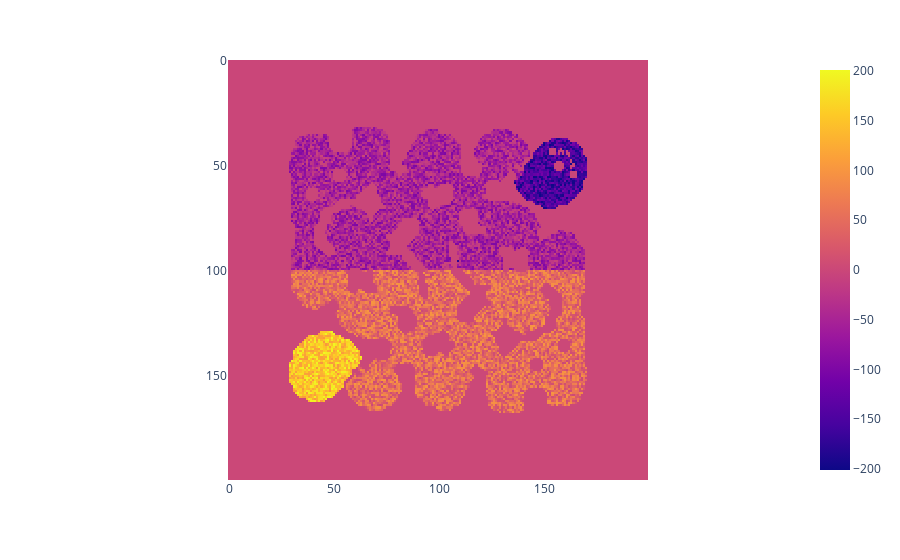

Notebook code cell kept with this figure:
### Code cell
f = game_info.terrain_height.data_numpy.T
f = np.where(f == np.max(f), 100.0, 0.0)
f += 100 * np.random.rand(*f.shape)
f *= b
f += 1
f[:f.shape[0]//2,:] *= -1.0
#f -= f.mean()
#f /= np.max(abs(f))
#f /= np.prod(f.shape)
px.imshow(f)

### Figure 1 — Plotly figure (JSON) as saved in the notebook; plotly's stock layout.template omitted (floating-point values rounded to 4 significant figures; data arrays with more than 128 entries replaced by an {"elided": "..."} marker saying what was removed)
{"data": [{"coloraxis": "coloraxis", "hovertemplate": "x: %{x}<br>y: %{y}<br>color: %{z}<extra></extra>", "name": "0", "type": "heatmap", "xaxis": "x", "yaxis": "y", "z": {"elided": "200x200 float values"}}], "layout": {"coloraxis": {"colorscale": [[0, "#0d0887"], [0.1111, "#46039f"], [0.2222, "#7201a8"], [0.3333, "#9c179e"], [0.4444, "#bd3786"], [0.5556, "#d8576b"], [0.6667, "#ed7953"], [0.7778, "#fb9f3a"], [0.8889, "#fdca26"], [1, "#f0f921"]]}, "margin": {"t": 60}, "xaxis": {"anchor": "y", "constrain": "domain", "domain": [0, 1], "scaleanchor": "y"}, "yaxis": {"anchor": "x", "autorange": "reversed", "constrain": "domain", "domain": [0, 1]}}}
